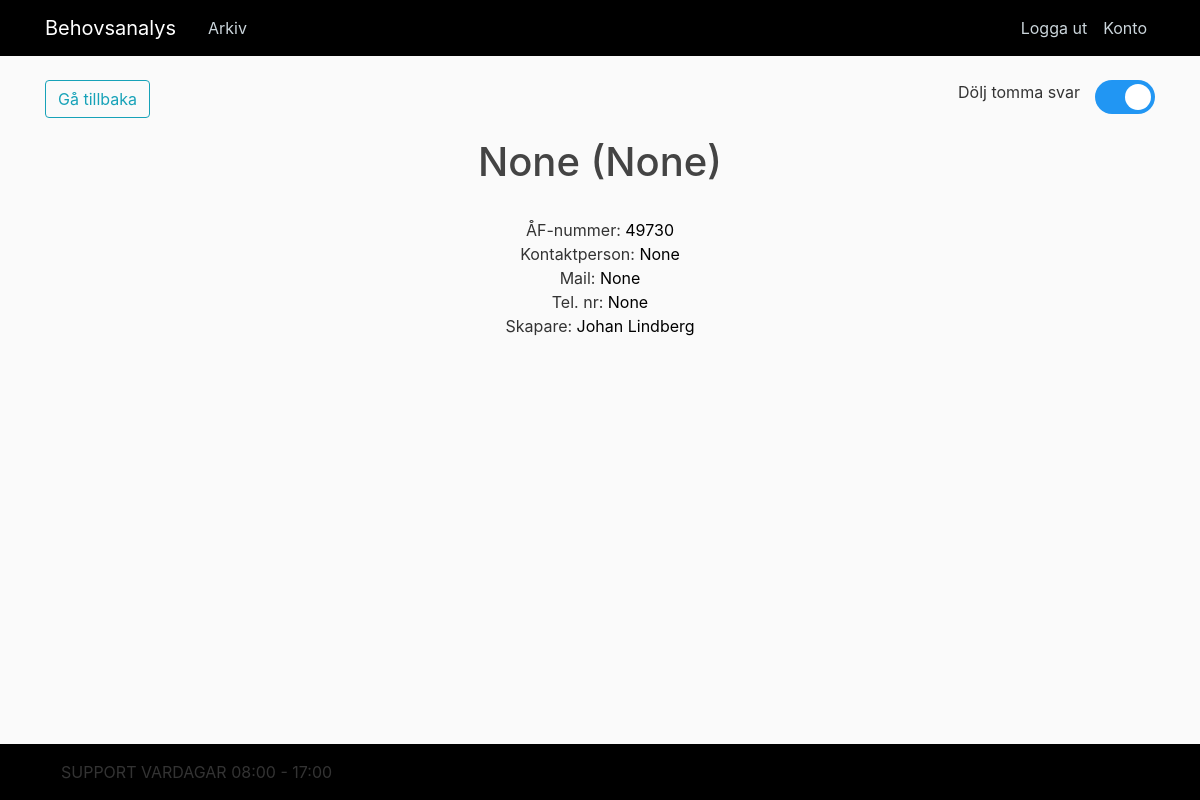
Page /kund/10310404153 (signed in) on the committed database.
### app/models.py (models this page shows, shortened)
class Responses(db.Model, UserMixin):
    response_id = db.Column(db.String(20), primary_key=True)
    timestamp = db.Column(db.String(30))
    q1 = db.Column(db.String(150))
    q2 = db.Column(db.String(150))
    q3 = db.Column(db.String(150), unique=True)
    q4 = db.Column(db.String(150))
    q5 = db.Column(db.String(150))
    q6 = db.Column(db.String(150))
    q7 = db.Column(db.String(150))
    q8 = db.Column(db.String(150))
    q9 = db.Column(db.String(500))
    q10 = db.Column(db.String(500))
    q11 = db.Column(db.String(500))
    q12 = db.Column(db.String(500))
    q13 = db.Column(db.String(500))
    q14 = db.Column(db.String(500))
    q15 = db.Column(db.String(500))
    q16 = db.Column(db.String(500))
    q17 = db.Column(db.String(500))
    q18 = db.Column(db.String(500))
    q19 = db.Column(db.String(500))
    q20 = db.Column(db.String(500))
    q21 = db.Column(db.String(500))
    q22 = db.Column(db.String(500))
    q23 = db.Column(db.String(500))
    q24 = db.Column(db.String(500))
    q25 = db.Column(db.String(500))
    q26 = db.Column(db.String(500))
    q27 = db.Column(db.String(500))
    q28 = db.Column(db.String(500))
    q29 = db.Column(db.String(500))
    q30 = db.Column(db.String(500))
    q31 = db.Column(db.String(500))
    q32 = db.Column(db.String(500))
    q33 = db.Column(db.String(500))
    q34 = db.Column(db.String(500))
    q35 = db.Column(db.String(500))
    q36 = db.Column(db.String(500))
    q37 = db.Column(db.String(500))
    q38 = db.Column(db.String(500))
    q39 = db.Column(db.String(500))
    q40 = db.Column(db.String(500))
    q41 = db.Column(db.String(500))
    q42 = db.Column(db.String(500))
    q43 = db.Column(db.String(500))
    q44 = db.Column(db.String(500))
    q45 = db.Column(db.String(500))
    q46 = db.Column(db.String(500))
    q47 = db.Column(db.String(500))
    q48 = db.Column(db.String(500))
    q49 = db.Column(db.String(500))
    q50 = db.Column(db.String(500))
    q51 = db.Column(db.String(500))
    q52 = db.Column(db.String(500))
    q53 = db.Column(db.String(500))
    q54 = db.Column(db.String(500))
    q55 = db.Column(db.String(500))
    q56 = db.Column(db.String(500))
    q57 = db.Column(db.String(500))
    q58 = db.Column(db.String(500))
    q59 = db.Column(db.String(500))
    q60 = db.Column(db.String(500))
    q61 = db.Column(db.String(500))
    q62 = db.Column(db.String(500))
    q63 = db.Column(db.String(500))
    q64 = db.Column(db.String(500))
    q65 = db.Column(db.String(500))
    q66 = db.Column(db.String(500))
    q67 = db.Column(db.String(500))
    q68 = db.Column(db.String(500))
    q69 = db.Column(db.String(500))
    q70 = db.Column(db.String(500))
    q71 = db.Column(db.String(500))
    q72 = db.Column(db.String(500))
    q73 = db.Column(db.String(500))
    q74 = db.Column(db.String(500))
    q75 = db.Column(db.String(500))
    q76 = db.Column(db.String(500))
    q77 = db.Column(db.String(500))
    q78 = db.Column(db.String(500))
    q79 = db.Column(db.String(500))
    q80 = db.Column(db.String(500))
    q81 = db.Column(db.String(500))
    q82 = db.Column(db.String(500))
    q83 = db.Column(db.String(500))
    q84 = db.Column(db.String(500))
    q85 = db.Column(db.String(500))
    q86 = db.Column(db.String(500))
    q87 = db.Column(db.String(500))
    q88 = db.Column(db.String(500))
    q89 = db.Column(db.String(500))
    q90 = db.Column(db.String(500))
    q91 = db.Column(db.String(500))
    q92 = db.Column(db.String(500))
    q93 = db.Column(db.String(500))
    q94 = db.Column(db.String(500))
    q95 = db.Column(db.String(500))
    q96 = db.Column(db.String(500))
    q97 = db.Column(db.String(500))
    q98 = db.Column(db.String(500))
    q99 = db.Column(db.String(500))
    q100 = db.Column(db.String(500))
    q101 = db.Column(db.String(500))
    q102 = db.Column(db.String(500))
    q103 = db.Column(db.String(500))
    q104 = db.Column(db.String(500))
    q105 = db.Column(db.String(500))
    q106 = db.Column(db.String(500))
    q107 = db.Column(db.String(500))
    q108 = db.Column(db.String(500))
    q109 = db.Column(db.String(500))
    q110 = db.Column(db.String(500))
    q111 = db.Column(db.String(500))
    q112 = db.Column(db.String(500))
    q113 = db.Column(db.String(500))
    q114 = db.Column(db.String(500))
    q115 = db.Column(db.String(500))
    q116 = db.Column(db.String(500))
    q117 = db.Column(db.String(500))
    q118 = db.Column(db.String(500))
    q119 = db.Column(db.String(500))
    q120 = db.Column(db.String(500))
    q121 = db.Column(db.String(500))
    q122 = db.Column(db.String(500))
    q123 = db.Column(db.String(500))
    q124 = db.Column(db.String(500))
    q125 = db.Column(db.String(500))
    q126 = db.Column(db.String(500))
    q127 = db.Column(db.String(500))
    q128 = db.Column(db.String(500))
    q129 = db.Column(db.String(500))
    q130 = db.Column(db.String(500))
    q131 = db.Column(db.String(500))
    q132 = db.Column(db.String(500))
    q133 = db.Column(db.String(500))
    q134 = db.Column(db.String(500))
    q135 = db.Column(db.String(500))
    q136 = db.Column(db.String(500))
    q137 = db.Column(db.String(500))
    q138 = db.Column(db.String(500))
    q139 = db.Column(db.String(500))
    q140 = db.Column(db.String(500))
    q141 = db.Column(db.String(500))
    q142 = db.Column(db.String(500))
    q143 = db.Column(db.String(500))
    q144 = db.Column(db.String(500))
    q145 = db.Column(db.String(500))
    q146 = db.Column(db.String(500))
    q147 = db.Column(db.String(500))
    q148 = db.Column(db.String(500))
    q149 = db.Column(db.String(500))
    q150 = db.Column(db.String(500))
    q151 = db.Column(db.String(500))
    q152 = db.Column(db.String(500))
    q153 = db.Column(db.String(500))
    q154 = db.Column(db.String(500))
    q155 = db.Column(db.String(500))
    q156 = db.Column(db.String(500))
    q157 = db.Column(db.String(500))
    q158 = db.Column(db.String(500))
    q159 = db.Column(db.String(500))
    q160 = db.Column(db.String(500))
    q161 = db.Column(db.String(500))
    q162 = db.Column(db.String(500))
    q163 = db.Column(db.String(500))
    q164 = db.Column(db.String(500))
    q165 = db.Column(db.String(500))
    q166 = db.Column(db.String(500))
    q167 = db.Column(db.String(500))
    q168 = db.Column(db.String(500))
    q169 = db.Column(db.String(500))
    q170 = db.Column(db.String(500))
    q171 = db.Column(db.String(500))
    q172 = db.Column(db.String(500))

### app/routes.py (the view)
@app.route("/kund/<response_id>")
@login_required
def responses(response_id):
    responses = Responses.query.filter_by(response_id=response_id).first()
    return render_template('responses.html', title=responses.q4, responses=responses, questions=question_dict, length=len(
        question_dict))

### app/models.py (called while the page is built)
@login_manager.user_loader
def load_user(user_id):
    return User.query.get(int(user_id))

### app/templates/responses.html (shortened to what this page needs)
{% extends "layout.html" %}
{% block content %}
<div id="Button_box">
    <div class="alignleft">
        <button onclick="window.history.back()" class="btn btn-outline-info">Gå tillbaka</button><br>
    </div>
    <div class="alignright">
        <div class="alignleft">
            Dölj tomma svar
        </div>
        <div class="alignright">
        <label class="switch">
            <span class="slider round"></span>
        </label>
        </div>
    </div>
</div>
<center>
	<h1>{{responses.q4}} ({{responses.q3}})</h1><br>
	ÅF-nummer: <a href="{{responses.response_id}}/q1">{{ responses.q1 }}</a> <br>
    Kontaktperson: <a href="{{responses.response_id}}/q6">{{ responses.q6 }}</a> <br>
    Mail: <a href="{{responses.response_id}}/q7">{{ responses.q7 }}</a> <br>
    Tel. nr: <a href="{{responses.response_id}}/q8">{{ responses.q8 }}</a> <br>
    Skapare: <a href="{{responses.response_id}}/q2">{{ responses.q2 }}</a></p>
</center>
{% endblock content%}

### app/static/main.css (style rules this page uses)
body { background: #fafafa; color: #333333; margin-top: 5rem; }
h1, h2, h3, h4, h5, h6 { color: #444444; }

### app/templates/responses.html (style rules this page uses)
a { color: black; }
.switch { position: relative; display: inline-block; width: 60px; height: 34px; }
.slider { position: absolute; cursor: pointer; top: 0; left: 0; right: 0; bottom: 0; background-color: #ccc; -webkit-transition: .4s; transition: .4s; }
.slider:before { position: absolute; content: ""; height: 26px; width: 26px; left: 4px; bottom: 4px; background-color: white; -webkit-transition: .4s; transition: .4s; }
input:checked + .slider { background-color: #2196F3; }
input:checked + .slider:before { -webkit-transform: translateX(26px); -ms-transform: translateX(26px); transform: translateX(26px); }
.slider.round { border-radius: 34px; }
.slider.round:before { border-radius: 50%; }
.alignleft { float: left; margin-right: 15px; }
.alignright { float: right; }

### rows in the picture
Responses: q4 "None", q3 "None", q1 "49730", q6 "None", q7 "None", q8 "None", q2 "Johan Lindberg"
